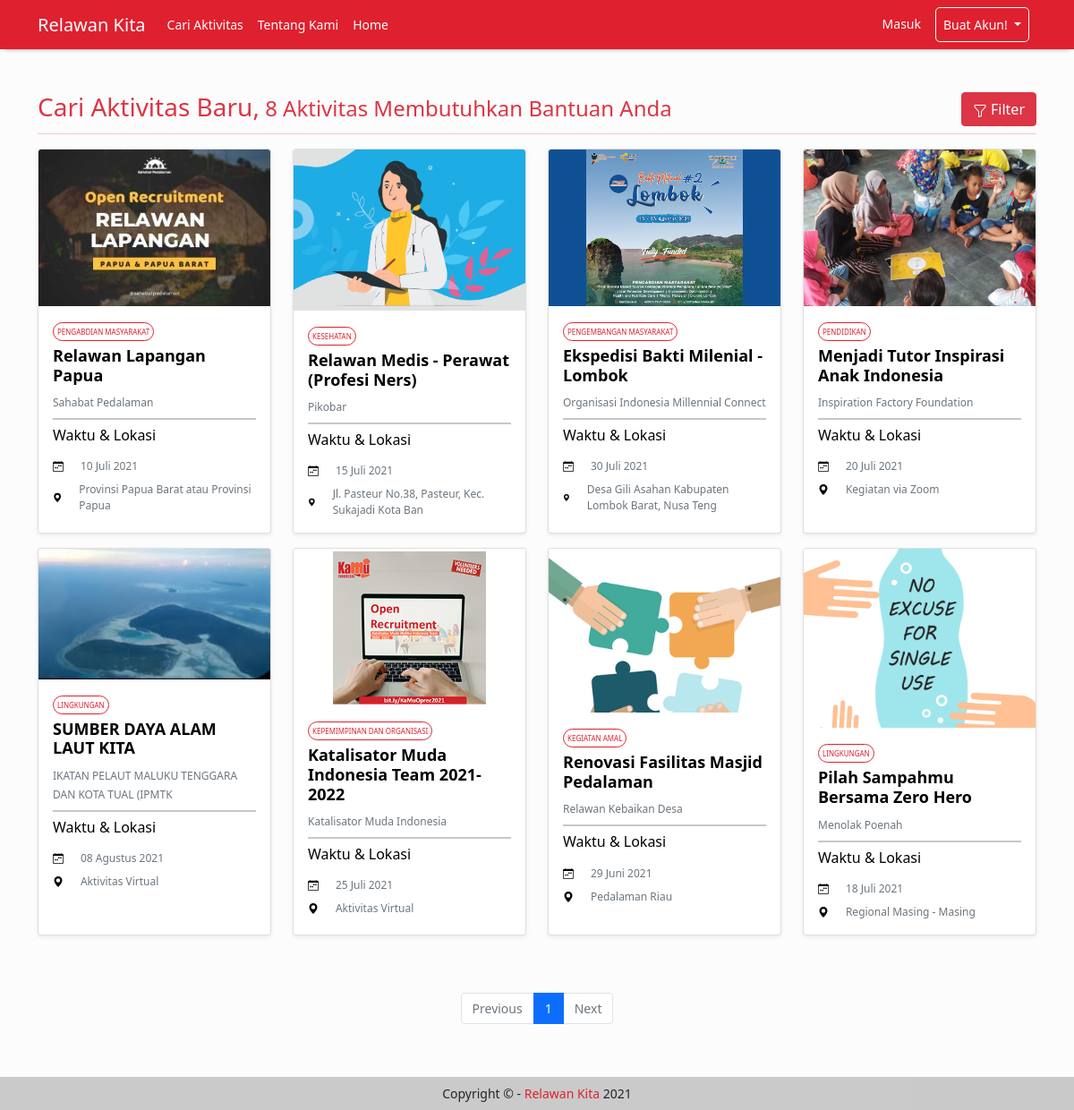
Screenshot of /CariAktivitas.php with the database file from the repository.
### tables this page shows
CREATE TABLE `acara` (
  `id_acara` int(11) NOT NULL,
  `judul_acara` varchar(50) NOT NULL,
  `deskripsi_acara` text NOT NULL,
  `jumlah_kebutuhan` tinyint(5) UNSIGNED NOT NULL,
  `tanggal_batas_registrasi` date NOT NULL,
  `tanggal_acara` date NOT NULL,
  `lokasi` varchar(50) NOT NULL,
  `cover` varchar(255) NOT NULL,
  `id_jenis_acara` int(11) NOT NULL,
  `id_organisasi` int(11) NOT NULL
);

CREATE TABLE `jenis_acara` (
  `id_jenis_acara` int(11) NOT NULL,
  `nama_jenis_acara` varchar(50) NOT NULL
);

CREATE TABLE `organisasi` (
  `id_organisasi` int(11) NOT NULL,
  `email` varchar(255) NOT NULL,
  `password` varchar(50) NOT NULL,
  `role` enum('organisasi') NOT NULL,
  `nama` varchar(50) NOT NULL,
  `deskripsi_organisasi` text DEFAULT NULL,
  `tahun_berdiri` year(4) DEFAULT NULL
);

### db/connect.php (called while the page is built, shortened)
<?php
$host = 'localhost';
$admin = 'root';
$password = '';
$db = 'relawan_kita';
$dsn = "mysql:host=$host;dbname=$db";
try {
    $pdo = new PDO($dsn, $admin, $password);
    $pdo->setAttribute(PDO::ATTR_ERRMODE, PDO::ERRMODE_EXCEPTION);
    $pdo->setAttribute(PDO::ATTR_DEFAULT_FETCH_MODE, PDO::FETCH_ASSOC);
} catch (PDOException $e) {
    throw new PDOException($e->getMessage());
}
require_once 'crud.php';
$crud = new crud($pdo);

### db/crud.php (called while the page is built, shortened)
<?php
class crud
{
    private $db;
    function __construct($conn)
    {
        $this->db = $conn;
    }
    public function getAcaraLimit($awalData, $menampilkanDataPerHalaman)
    {
        try {
            $sql = "SELECT * FROM acara LEFT JOIN organisasi USING(id_organisasi) LEFT JOIN jenis_acara USING(id_jenis_acara) ORDER BY acara.id_acara DESC LIMIT $awalData, $menampilkanDataPerHalaman";
            $result = $this->db->query($sql);
            return $result;
        } catch (PDOException $e) {
            echo $e->getMessage();
            return false;
        }
    }
}

### functions/convert-date.php (called while the page is built)
<?php
  function tgl_indo($tanggal){
    $bulan = array (
      1 =>   'Januari',
      'Februari',
      'Maret',
      'April',
      'Mei',
      'Juni',
      'Juli',
      'Agustus',
      'September',
      'Oktober',
      'November',
      'Desember'
    );
    $pecahkan = explode('-', $tanggal);
    return $pecahkan[2] . ' ' . $bulan[ (int)$pecahkan[1] ] . ' ' . $pecahkan[0];
  }
?>

### CariAktivitas.php (the view, shortened to what this page needs)
<?php
require_once './db/connect.php';
require_once './includes/header.php';
require_once './functions/convert-date.php';
if (isset($_GET['judul_acara'])) {
    $judul_acara = $_GET['judul_acara'];
    $lokasi = $_GET['lokasi'];
    $organisasi = $_GET['organisasi'];
    $nama_jenis_acara = $_GET['nama_jenis_acara'];
    $query = $pdo->query("SELECT COUNT(id_acara) as id FROM acara a
                                LEFT JOIN organisasi o
                                    USING (id_organisasi)
                                LEFT JOIN jenis_acara j
                                    USING(id_jenis_acara)
                                WHERE
                                a.judul_acara LIKE '%$judul_acara%' AND
                                a.lokasi LIKE '%$lokasi%' AND
                                o.nama LIKE '%$organisasi%' AND
                                j.nama_jenis_acara LIKE '%$nama_jenis_acara%'");
    $row = $query->fetch();
    $total = $row['id'];
    $menampilkanDataPerHalaman = 8;
    $jumlahHalaman = ceil($total / $menampilkanDataPerHalaman);
    $halamanAktif = isset($_GET['halaman']) ? $_GET['halaman'] : 1;
    $awalData = ($menampilkanDataPerHalaman * $halamanAktif) - $menampilkanDataPerHalaman;
    $results = $crud->getAcaraFiltered($awalData, $menampilkanDataPerHalaman, $judul_acara, $organisasi, $lokasi, $nama_jenis_acara);
} else {
    $query = $pdo->query('SELECT COUNT(id_acara) as id FROM acara');
    $row = $query->fetch();
    $total = $row['id'];
    $menampilkanDataPerHalaman = 8;
    $jumlahHalaman = ceil($total / $menampilkanDataPerHalaman);
    $halamanAktif = isset($_GET['halaman']) ? $_GET['halaman'] : 1;
    $awalData = ($menampilkanDataPerHalaman * $halamanAktif) - $menampilkanDataPerHalaman;
    $results = $crud->getAcaraLimit($awalData, $menampilkanDataPerHalaman);
}
?>
<div class="d-flex justify-content-between text-danger mb-2">
    <h3 class="align-self-start mb-0">Cari Aktivitas Baru,<span class="fs-4 fw-normal"> <?= $total; ?> Aktivitas
            Membutuhkan Bantuan Anda</span></h3>
    <a class="btn btn-danger text-white" data-bs-toggle="collapse" href="#filter" role="button" aria-expanded="false" aria-controls="filter">
        Filter
    </a>
</div>
<hr class="my-1 text-danger">
<div class="row mt-3">
    <?php if ($total > 0) : ?>
        <?php while ($r = $results->fetch()) : ?>
            <div class="col-3 mb-3 ">
                <div class="card shadow-sm" style="height: 100%;">
                    <a href="ViewAktivitas.php?id_acara=<?= $r['id_acara'] ?>" rel="noopener noreferrer" class="no-effect-link">
                        <img src="assets/images/<?= $r['cover'] == '' ? 'default.jpg' : 'cover/' . $r['cover']; ?>" class="card-img-top" style="max-height: 200px;object-fit: cover;" alt="Foto Organisasi">
                        <div class="card-body ">
                            <span class="text-uppercase p-1 rounded-pill" style="border: 1px solid #DF202E; color:#DF202E; font-size: 8px"><?= $r['nama_jenis_acara']; ?></span>
                            <h5 class="my-2 fw-bold text-capitalize" style="font-size: 18px;"><?= $r['judul_acara']; ?></h5>
                            <small class="mt-3 mb-1 text-muted"><?= $r['nama']; ?></small>
                            <hr class="my-2 border  border-dark">
                            <h6 class="mb-3">Waktu & Lokasi</h6>
                            <div class="d-flex flex-row align-items-center mb-2">
                                <small class="text-muted offset-1"><?= tgl_indo($r['tanggal_acara']); ?></small>
                            </div>
                            <div class="d-flex flex-row align-items-center">
                                <svg xmlns="http://www.w3.org/2000/svg" width="12" height="12" fill="currentColor" class="bi bi-geo-alt-fill" viewBox="0 0 16 16">
                                    <path d="M8 16s6-5.686 6-10A6 6 0 0 0 2 6c0 4.314 6 10 6 10zm0-7a3 3 0 1 1 0-6 3 3 0 0 1 0 6z" />
                                </svg>
                                <small class="text-muted offset-1"><?= $r['lokasi']; ?></small>
                            </div>
                        </div>
                    </a>
                </div>
            </div>
        <?php endwhile ?>
        <nav aria-label="Page navigation">
            <ul class="pagination justify-content-center my-5">
                <li class="page-item <?php if ($halamanAktif == 1) echo 'disabled'; ?>">
                    <a class="page-link" href="?halaman=<?= $halamanAktif - 1 ?>" tabindex="-1" aria-disabled=<?= $halamanAktif == 1 ? "true" : "false"; ?>>Previous</a>
                </li>
                <?php
                $i = $halamanAktif < 4 ? 1 : $halamanAktif - 3;
                for ($i; $i <= $jumlahHalaman; $i++) :
                ?>
                    <li class="page-item <?php if ($halamanAktif == $i) echo 'active'; ?>" <?php if ($halamanAktif == $i) echo 'aria-current="page"'; ?>>
                        <a class="page-link <?php if ($halamanAktif == $i) echo'disabled'; ?>" href="?halaman=<?= $i ?>"><?= $i; ?></a>
                    </li>
                <?php endfor ?>
                <li class="page-item <?php if ($halamanAktif == $jumlahHalaman) echo 'disabled'; ?>">
                    <a class="page-link" href="?halaman=<?= $halamanAktif + 1 ?>">Next</a>
                </li>
            </ul>
        </nav>
    <?php else : ?>
        <h3 style="text-align: center;">Belum ada data yang masuk!</h3>
    <?php endif ?>
</div>
<?php
require './includes/footer.php'
?>

### styles/stylesheet.css (style rules this page uses)
* { box-sizing: border-box; margin: 0; padding: 0; }
body { font-family: "Segoe UI", Tahoma, Geneva, Verdana, sans-serif; height: 100%; background-color: rgb(252, 252, 252); }
p, a, label { font-size: 14px; }
small { font-size: 12px; }
h5 { font-size: 18px; }
h6 { font-size: 16px; }
main a.no-effect-link, a.no-effect-link:hover { color: black; text-decoration: none; }
a, a:hover { color:#DF202E; text-decoration: none; }

### rows the page displays
acara: cover (picture), id_jenis_acara.nama_jenis_acara "PENGABDIAN MASYARAKAT", judul_acara "Relawan Lapangan Papua", id_organisasi.nama "Sahabat Pedalaman", tanggal_acara "10 Juli 2021", lokasi "Provinsi Papua Barat atau Provinsi Papua"
acara: cover (picture), id_jenis_acara.nama_jenis_acara "KESEHATAN", judul_acara "Relawan Medis - Perawat (Profesi Ners)", id_organisasi.nama "Pikobar", tanggal_acara "15 Juli 2021", lokasi "Jl. Pasteur No.38, Pasteur, Kec. Sukajadi Kota Ban"
acara: cover (picture), id_jenis_acara.nama_jenis_acara "PENGEMBANGAN MASYARAKAT", judul_acara "Ekspedisi Bakti Milenial - Lombok", id_organisasi.nama "Organisasi Indonesia Millennial Connect", tanggal_acara "30 Juli 2021", lokasi "Desa Gili Asahan Kabupaten Lombok Barat, Nusa Teng"
acara: cover (picture), id_jenis_acara.nama_jenis_acara "PENDIDIKAN", judul_acara "Menjadi Tutor Inspirasi Anak Indonesia", id_organisasi.nama "Inspiration Factory Foundation", tanggal_acara "20 Juli 2021", lokasi "Kegiatan via Zoom"
acara: cover (picture), id_jenis_acara.nama_jenis_acara "LINGKUNGAN", judul_acara "SUMBER DAYA ALAM LAUT KITA", id_organisasi.nama "IKATAN PELAUT MALUKU TENGGARA DAN KOTA TUAL (IPMTK", tanggal_acara "08 Agustus 2021", lokasi "Aktivitas Virtual"
acara: cover (picture), id_jenis_acara.nama_jenis_acara "KEPEMIMPINAN DAN ORGANISASI", judul_acara "Katalisator Muda Indonesia Team 2021-2022", id_organisasi.nama "Katalisator Muda Indonesia", tanggal_acara "25 Juli 2021", lokasi "Aktivitas Virtual"
acara: cover (picture), id_jenis_acara.nama_jenis_acara "KEGIATAN AMAL", judul_acara "Renovasi Fasilitas Masjid Pedalaman", id_organisasi.nama "Relawan Kebaikan Desa", tanggal_acara "29 Juni 2021", lokasi "Pedalaman Riau"
acara: cover (picture), id_jenis_acara.nama_jenis_acara "LINGKUNGAN", judul_acara "Pilah Sampahmu Bersama Zero Hero", id_organisasi.nama "Menolak Poenah", tanggal_acara "18 Juli 2021", lokasi "Regional Masing - Masing"

### other values shown
$total "8"
